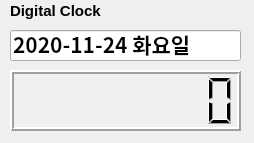
<?xml version="1.0" encoding="UTF-8"?>
<ui version="4.0">
 <class>d</class>
 <widget class="QWidget" name="d">
  <property name="geometry">
   <rect>
    <x>0</x>
    <y>0</y>
    <width>254</width>
    <height>143</height>
   </rect>
  </property>
  <property name="windowTitle">
   <string>d</string>
  </property>
  <widget class="QLCDNumber" name="lcdNumber">
   <property name="geometry">
    <rect>
     <x>10</x>
     <y>70</y>
     <width>231</width>
     <height>61</height>
    </rect>
   </property>
   <property name="lineWidth">
    <number>2</number>
   </property>
   <property name="digitCount">
    <number>8</number>
   </property>
  </widget>
  <widget class="QLineEdit" name="lineEdit">
   <property name="geometry">
    <rect>
     <x>10</x>
     <y>30</y>
     <width>231</width>
     <height>31</height>
    </rect>
   </property>
   <property name="font">
    <font>
     <family>Arial Black</family>
     <pointsize>16</pointsize>
     <weight>75</weight>
     <bold>true</bold>
    </font>
   </property>
   <property name="text">
    <string>2020-11-24 화요일</string>
   </property>
  </widget>
  <widget class="QLabel" name="label">
   <property name="geometry">
    <rect>
     <x>10</x>
     <y>0</y>
     <width>151</width>
     <height>21</height>
    </rect>
   </property>
   <property name="font">
    <font>
     <family>Arial</family>
     <pointsize>11</pointsize>
     <weight>75</weight>
     <bold>true</bold>
    </font>
   </property>
   <property name="text">
    <string>Digital Clock</string>
   </property>
  </widget>
 </widget>
 <resources/>
 <connections/>
</ui>
